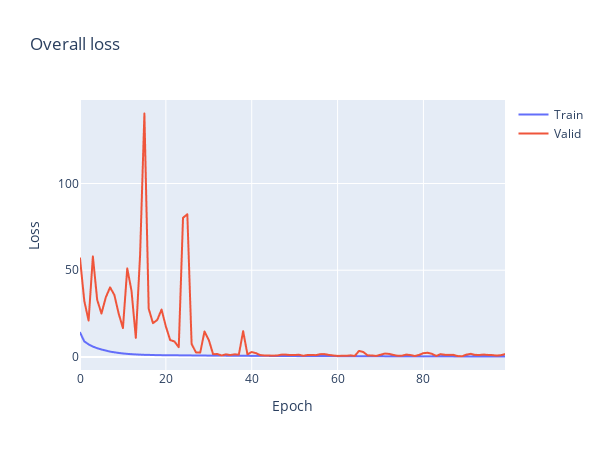

Write notebook code for a chart like this one.
### Markdown cell above
### Overall loss

### Code cell
fig = go.Figure()
fig.add_trace(go.Scattergl(
                    y=history.history['loss'],
                    name='Train'))

fig.add_trace(go.Scattergl(
                    y=history.history['val_loss'],
                    name='Valid'))


fig.update_layout(height=450, 
                  width=600,
                  title='Overall loss',
                  xaxis_title='Epoch',
                  yaxis_title='Loss')

fig.write_html('overall_loss.html', include_plotlyjs='cdn')

fig.show()
